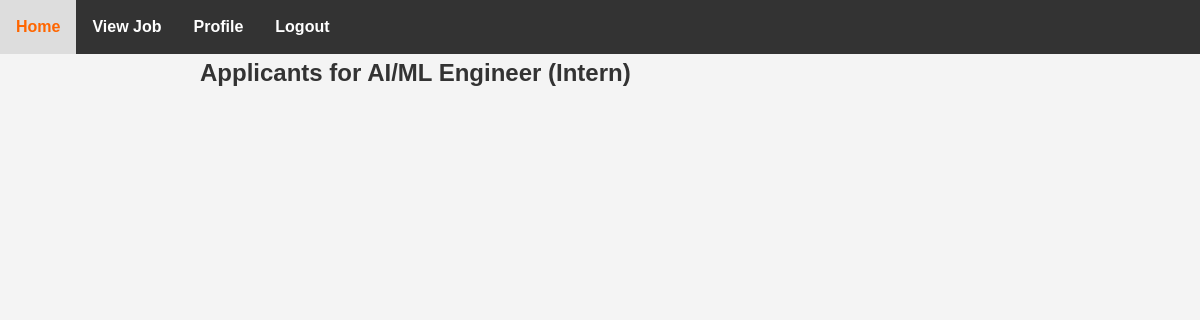
The app's page /applicant_list/8, older data.
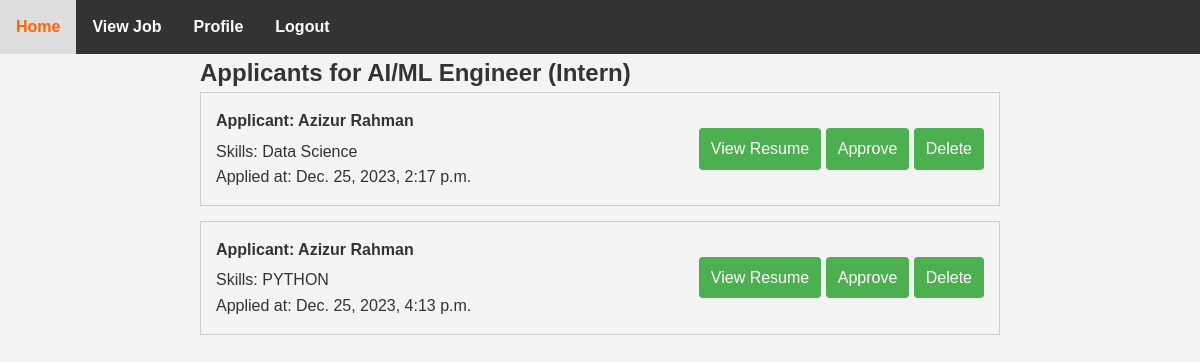
The same page, newer data.
### myApp/models.py (models this page shows, shortened)
class jobApplyModel(models.Model):
    job=models.ForeignKey(job_model,on_delete=models.CASCADE,related_name='applications')
    applicant=models.ForeignKey(Custom_User,on_delete=models.CASCADE)
    applied_at = models.DateTimeField(auto_now_add=True)
    skills = models.CharField(max_length=255, blank=True, null=True)
    resume = models.FileField(upload_to='resumes/', blank=True, null=True)

class Custom_User(AbstractUser):
    USER=[
        ('recruiter','Recruiter'),('jobseeker','JobSeeker')
    ]
    display_name=models.CharField(max_length=100)
    email=models.EmailField(unique=True)
    password=models.CharField(max_length=100)
    confirm_password=models.CharField(max_length=100)
    user_type=models.CharField(choices=USER,max_length=120)
    profile_pic=models.ImageField(upload_to="media/profile_pic",null=True)
    about= models.TextField(max_length=10000,null=True)

### myProject/views.py (the view)
# urls.py: path('applicant_list/<str:myid>',applicant_list,name='applicant_list'),
def applicant_list(request,myid):
    myJob = get_object_or_404(job_model, id=myid)
    applicants = jobApplyModel.objects.filter(job=myJob)
    context = {
        'job': myJob,
        'applicants': applicants,
    }
    return render(request,"Recruiter/applicant_list.html",context)

### Template/Recruiter/applicant_list.html (shortened to what this page needs)
{% extends "dashboard.html" %}
{% block content %}
<!DOCTYPE html>
<html lang="en">
<head>
</head>
<body>
    <div class="container">
        <h2>Applicants for {{ job.job_title }}</h2>
        <ul class="applicant-list">
          {% for applicant in applicants %}
            <li class="applicant-item">
              <div class="applicant-info">
                <p class="applicant-name">Applicant: {{ applicant.applicant.display_name }}</p>
                <p class="applicant-skills">Skills: {{ applicant.skills }}</p>
                <p class="applicant-applied-at">Applied at: {{ applicant.applied_at }}</p>
              </div>
              <div class="resume-link">
                <a href="{{ applicant.resume.url }}" target="_blank">View Resume</a>
                <a href="" >Approve</a>
                <a href="" >Delete</a>
              </div>
            </li>
          {% endfor %}
        </ul>
      </div>
</body>
</html>
{% endblock content %}

Row changes from the older to the newer data that the page shows:
added jobApplyModel: applicant.display_name "Azizur Rahman", skills "Data Science", applied_at "Dec. 25, 2023, 2:17 p.m."
added jobApplyModel: applicant.display_name "Azizur Rahman", skills "PYTHON", applied_at "Dec. 25, 2023, 4:13 p.m."
